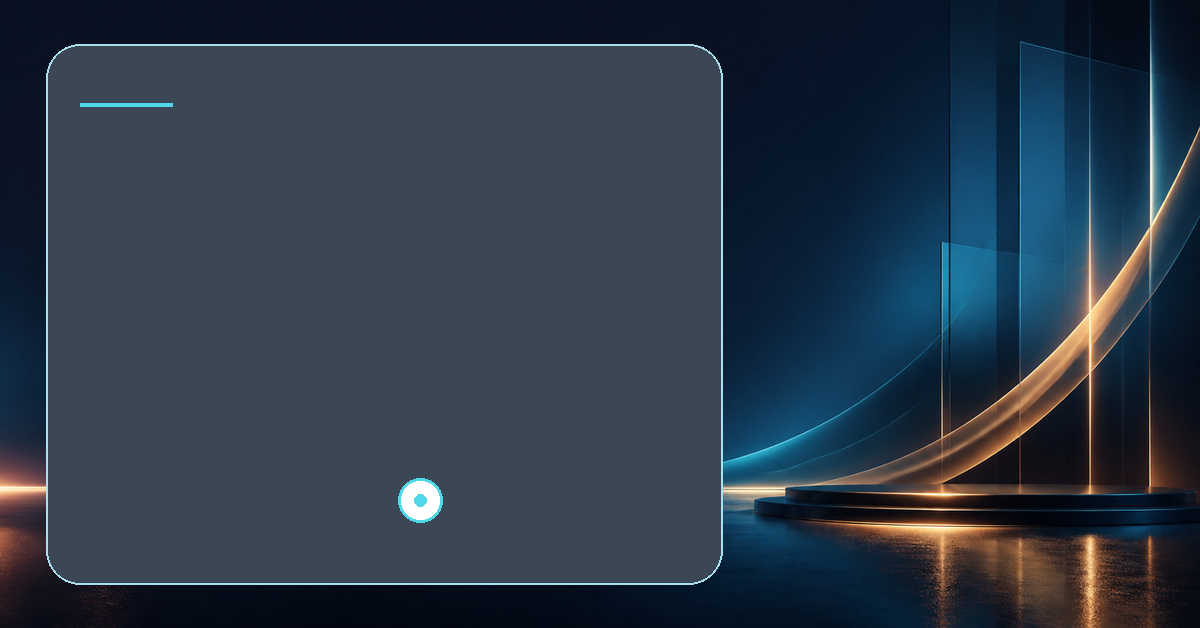
#> input picture examples/process/01-clean-layout.png, 1200 x 628 px
$ python build_board.py
#> lines starting #> are read from the running program, lines starting #| are printed output that depends on the picture
from pathlib import Path

from PIL import Image, ImageDraw, ImageFont


ROOT = Path(__file__).resolve().parent
FONT_DIR = ROOT.parents[1] / "assets" / "fonts" / "poppins"
ITEMS = [
    ("01-clean-layout.png", "1  CLEAN LAYOUT", "Text-free production canvas"),
    ("02-before-text.png", "2  ORIGINAL TEXT", "Reference artwork to measure"),
    ("03-measured-ink.png", "3  MEASURED INK", "Observed non-background pixels"),
    ("04-safe-zones.png", "4  SAFE DRAWING ZONES", "Padded boxes used for fitting"),
    ("05-after-replacement.png", "5  REPLACED TEXT", "New copy, same layout contract"),
]
POSITIONS = [(40, 60), (580, 60), (1120, 60), (310, 675), (850, 675)]


def main() -> None:
    title_font = ImageFont.truetype(str(FONT_DIR / "Poppins-Regular.ttf"), 31)
    caption_font = ImageFont.truetype(str(FONT_DIR / "Poppins-Regular.ttf"), 20)
    board = Image.new("RGB", (1680, 1275), "#07101F")
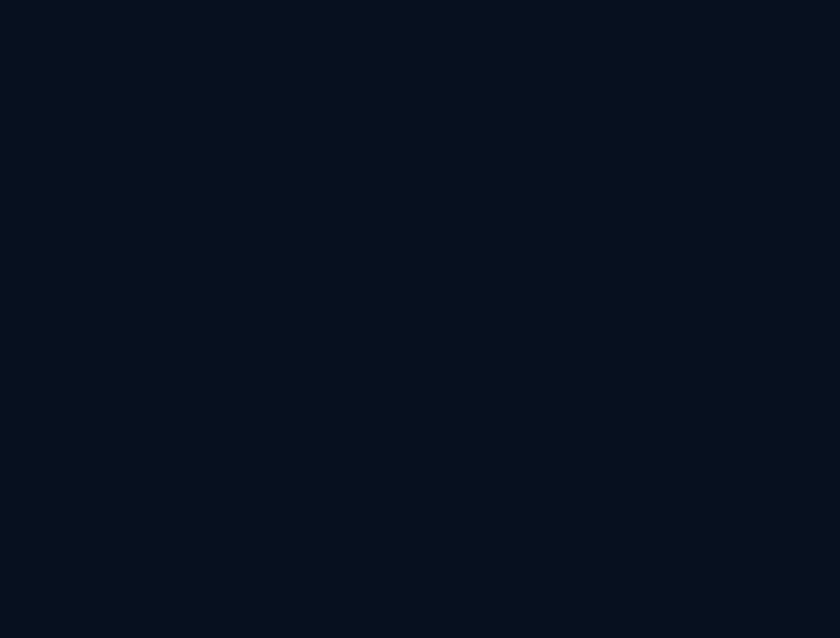
#> board: PIL image 1680x1275 RGB (shown at 1/2 size); mean R, G, B 7, 16, 31
    draw = ImageDraw.Draw(board)
    thumb_size = (500, 262)

    for (filename, title, caption), (x, y) in zip(ITEMS, POSITIONS, strict=True):
        with Image.open(ROOT / filename) as source:
#> source is the input picture: PIL image 1200x628 RGBA; mean R, G, B, A 16.9, 32.1, 49, 227
            thumb = source.convert("RGB").resize(thumb_size, Image.Resampling.LANCZOS)
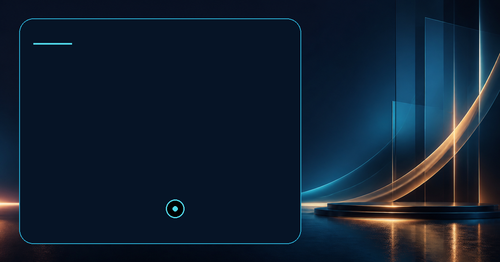
#> thumb: PIL image 500x262 RGB; mean R, G, B 16.9, 32.1, 49
        board.paste(thumb, (x, y + 74))
        draw.rounded_rectangle((x - 2, y + 72, x + 502, y + 338), radius=10, outline="#31435F", width=2)
        draw.text((x, y), title, font=title_font, fill="#F4F8FF")
        draw.text((x, y + 350), caption, font=caption_font, fill="#92A4C2")
#> pass 2 of the loop in main, `for (filename, title, caption), (x, y) in zip(ITEMS, POSITIONS, strict..`:
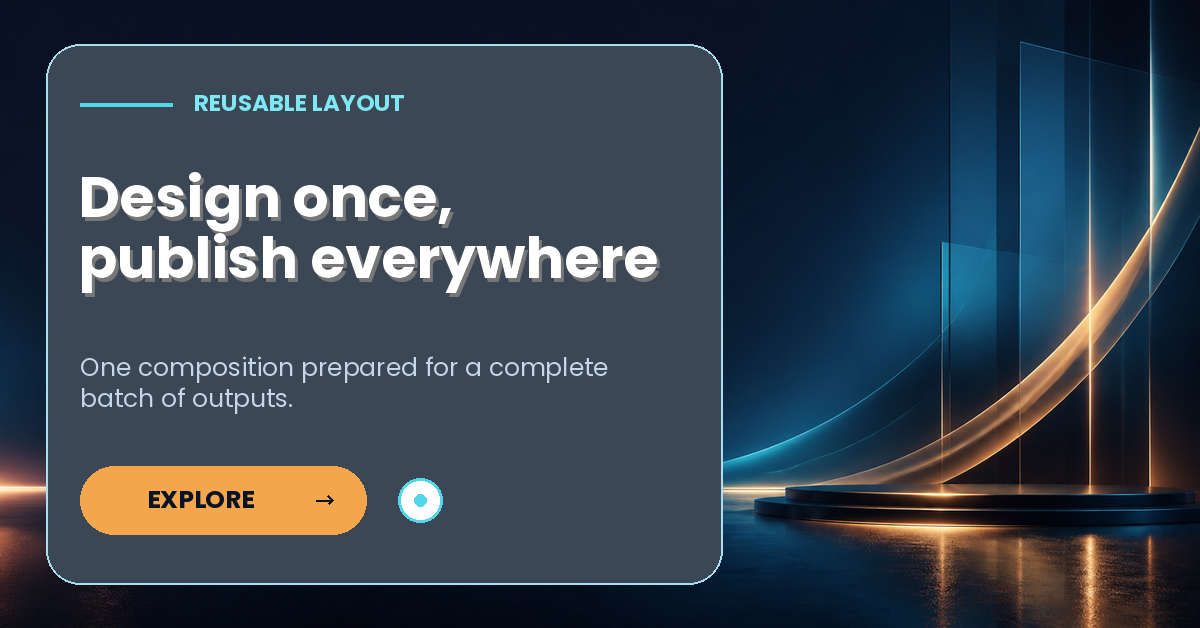
#> input picture examples/process/02-before-text.png, 1200 x 628 px
#> in main, source is the input picture: PIL image 1200x628 RGBA; mean R, G, B, A 29.8, 42.7, 56.4, 229.7
#> in main, `thumb = source.convert("RGB").resize(thumb_size, Image.Resampling.LANC..`:
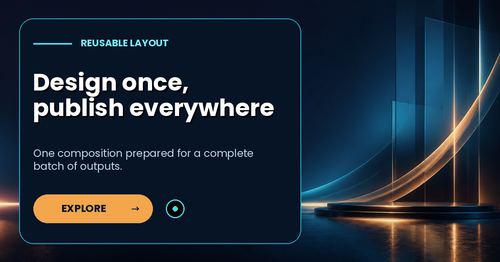
#> thumb: PIL image 500x262 RGB; mean R, G, B 29.8, 42.6, 56.3
#> in main, `board.paste(thumb, (x, y + 74))`:
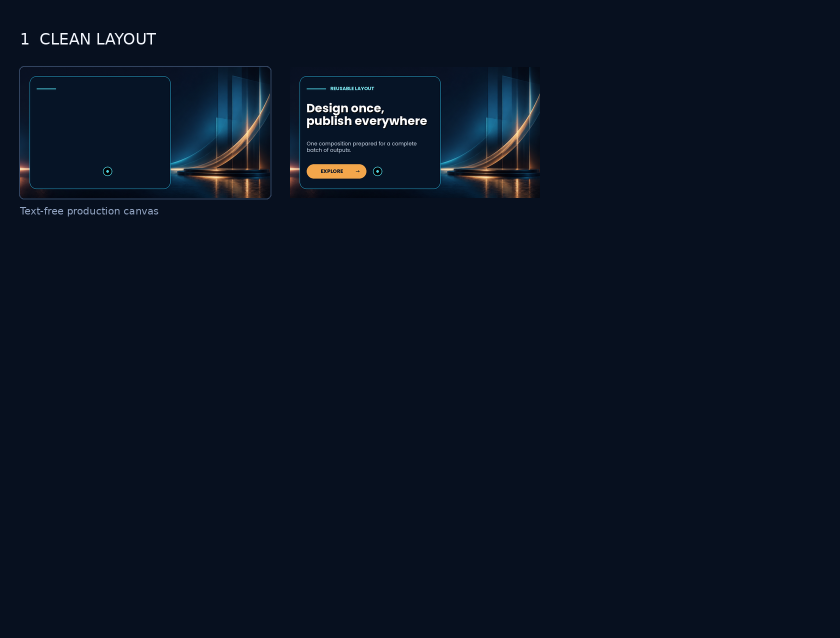
#> board: PIL image 1680x1275 RGB (shown at 1/2 size); mean R, G, B 9.3, 19, 34
#> pass 3 of the loop in main, `for (filename, title, caption), (x, y) in zip(ITEMS, POSITIONS, strict..`:
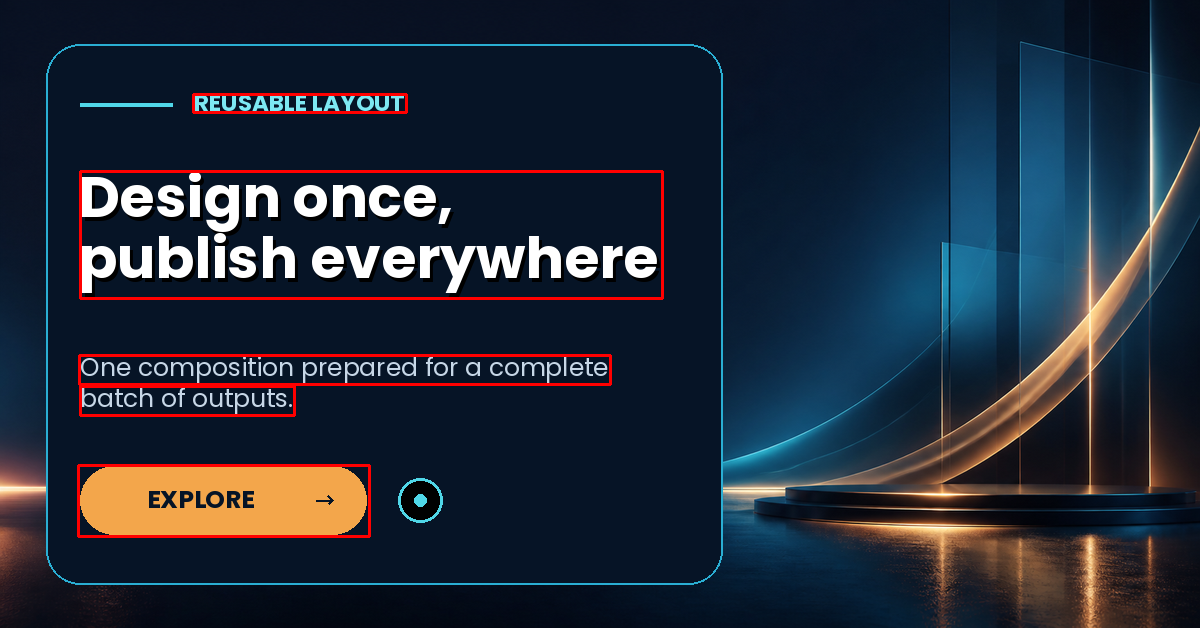
#> input picture examples/process/03-measured-ink.png, 1200 x 628 px
#> in main, source is the input picture: PIL image 1200x628 RGB; mean R, G, B 33.8, 42.3, 55.7
#> in main, `thumb = source.convert("RGB").resize(thumb_size, Image.Resampling.LANC..`:
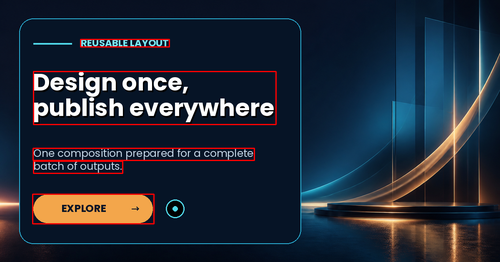
#> thumb: PIL image 500x262 RGB; mean R, G, B 33.9, 42.2, 55.6
#> in main, `board.paste(thumb, (x, y + 74))`:
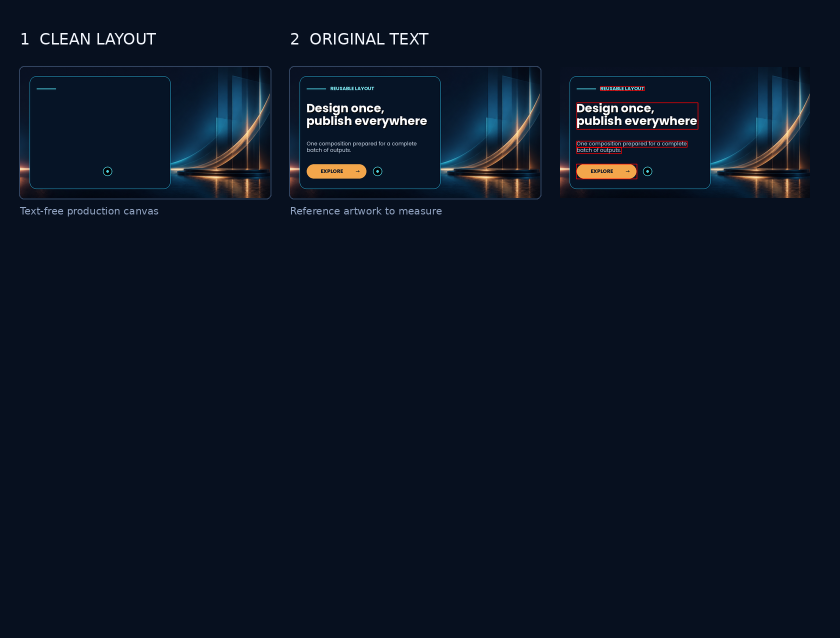
#> board: PIL image 1680x1275 RGB (shown at 1/2 size); mean R, G, B 11.3, 20.9, 35.9
#> the loop made 5 passes; the first 3 are shown

    board.save(ROOT / "process-board.png", optimize=True)
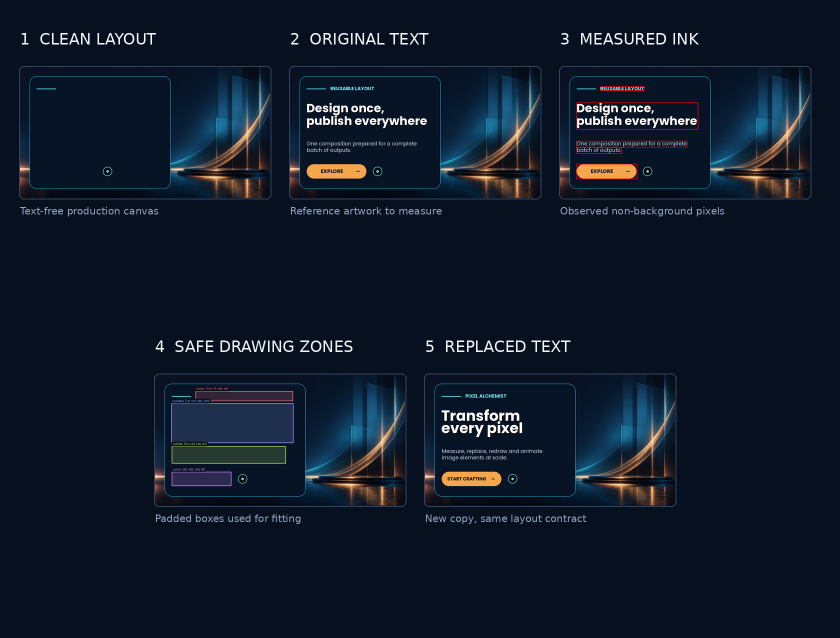
#> saved as process-board.png: PIL image 1680x1275 RGB (shown at 1/2 size); mean R, G, B 15.2, 25.4, 40.5


if __name__ == "__main__":
    main()
